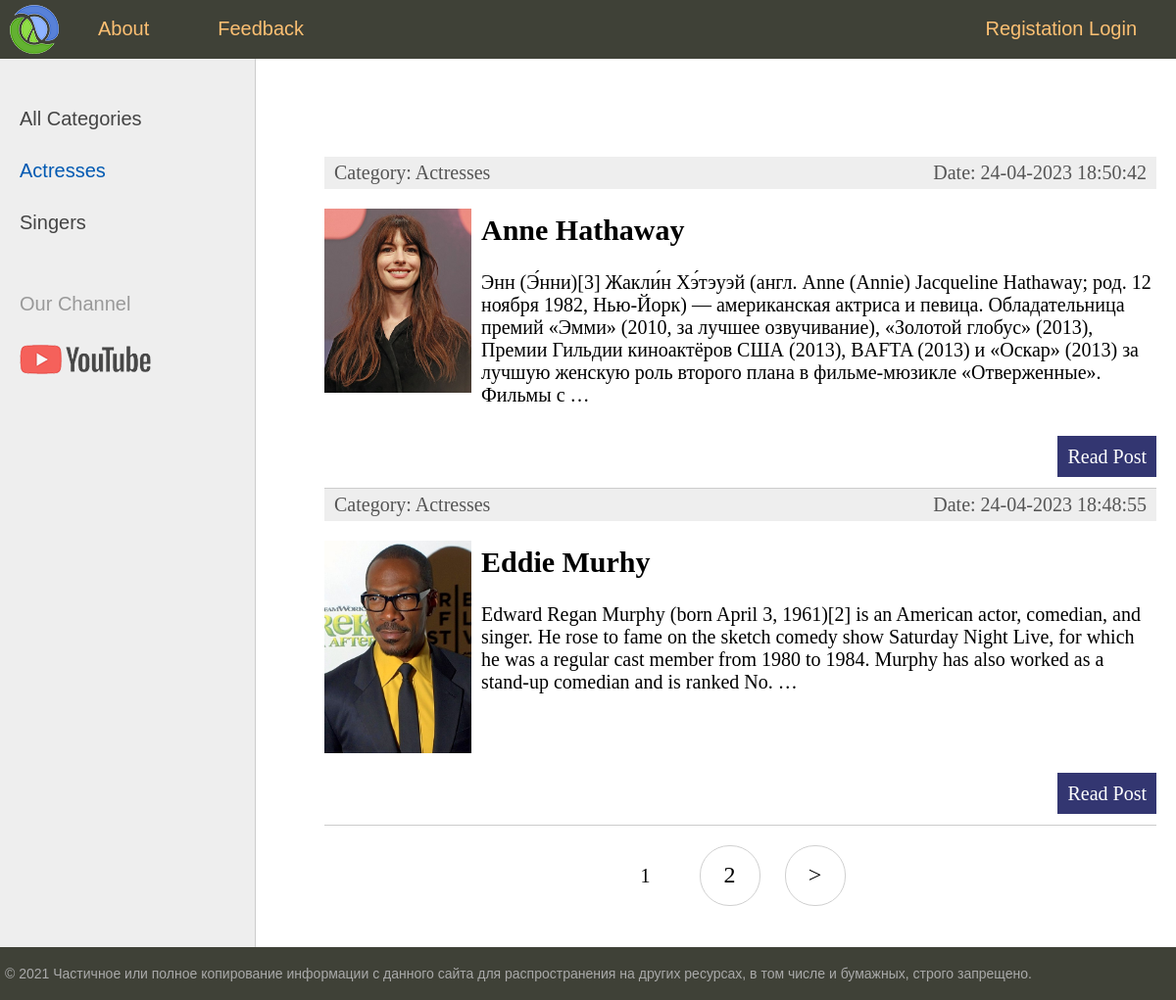
The app's page /category/actresses/ with its own data.
### women/models.py (models this page shows, shortened)
class Category(models.Model):
    name = models.CharField(max_length=255, db_index=True, verbose_name='Category')
    slug = models.SlugField(max_length=255, unique=True, db_index=True)
    def __str__(self):
        return self.name
    def get_absolute_url(self):
        return reverse("category", kwargs={"cat_slug": self.slug})
    class Meta:
        verbose_name = "Category"
        verbose_name_plural = "Categories"
        ordering = ['id']

class Women(models.Model):
    title = models.CharField(max_length=255)
    slug = models.SlugField(max_length=255, unique=True, db_index = True, verbose_name="URL")
    content = models.TextField(blank=False)
    photo = models.ImageField(upload_to='photos/%Y/%m/%d/')
    time_created = models.DateTimeField(auto_now_add=True)
    time_updated = models.DateTimeField(auto_now=True)
    is_published = models.BooleanField(default=True)
    cat = models.ForeignKey('Category', on_delete=models.PROTECT)
    def get_absolute_url(self):
        return reverse("post", kwargs={"post_slug": self.slug} )
    class Meta:
        verbose_name = "Famous People"
        verbose_name_plural = "Famous People"
        ordering = ['title']

### women/views.py (the view)
# urls.py: path('category/<slug:cat_slug>/', WomenCategory.as_view(), name='category'),
class WomenCategory(DataMixin, ListView):
    model = Women
    template_name = 'women/index.html'
    context_object_name = 'posts'
    allow_empty = False
    def get_queryset(self):
        return Women.objects.filter(cat__slug = self.kwargs['cat_slug'], is_published=True)
    def get_context_data(self, *, object_list=None, **kwargs):
        context = super().get_context_data(**kwargs)
        c_def = self.get_user_context(title = 'Category - ' + str(context['posts'][0].cat),
                                      cat_selected = context['posts'][0].cat_id)
        return dict(list(context.items()) + list(c_def.items()))

### women/utils.py (called while the page is built)
    def get_user_context(self, **kwargs):
        context = kwargs
        cats = Category.objects.all()
        user_menu = menu.copy()
        if not self.request.user.is_authenticated:
            user_menu.pop(1)
        context['menu'] = user_menu
        context['cats'] = cats
        if 'cat_selected' not in context:
            context['cat_selected'] = 0
        return context

### women/templates/women/index.html (shortened to what this page needs)
{% extends 'women/base.html' %}
{% block content %}
<ul class="list-articles">
	{% for p in posts %}
			<li>
				<div class="article-panel">
					<p class="first"> Category: {{p.cat}}</p>
					<p class="last"> Date: {{p.time_updated|date:"d-m-Y H:i:s"}}</p>
				</div>
				{% if p.photo %}
					<p> <img class="img-article-left thumb" src="{{p.photo.url}}"> </p>
				{% endif %}
				<h2>{{p.title}}</h2>
	{% autoescape on %}
	{{p.content|linebreaks|truncatewords:50}}
	{% endautoescape %}
			<p class="link-read-post"><a href="{{ p.get_absolute_url }}">Read Post</a></p>
			</li>
	{% endfor %}
</ul>
{% endblock %}

### women/templates/women/base.html (shortened to what this page needs)
{% load static %}
{% load women_tags %}
<!DOCTYPE html>
<html>
<head>
	<link type="text/css" href="{% static 'women/css/style.css' %}" rel="stylesheet" />
</head>
<body>
	<table class="table-page" border=0 cellpadding="0" cellspacing="0">
	<tr>
		<td valign=top>
		{% block mainmenu %}
			<div class="header">
				<ul id="mainmenu" class="mainmenu">
					<li class="logo">
						<a href="{% url 'home' %}">
							<div class="logo"></div>
						</a>
					</li>
					{% for m in menu %}
						<li>
							<a href="{% url m.url_name %}">{{m.title}}</a>
						</li>
					{% endfor %}
					{% if request.user.is_authenticated %}
						<li class="last"> {{user.username}} | <a href="{% url 'logout' %}"> Logout </a></li>
					{% else %}
						<li class='last'>
							<a href = "{% url 'register' %}"> Registation </a>
							<a href = "{% url 'login' %}"> Login </a>
						</li>
					{% endif %}
				</ul>
			</div>
		{% endblock mainmenu %}
	<table class="table-content" border=0 cellpadding="0" cellspacing="0">
	<tr>
	<td valign="top" class="left-chapters">
		<ul id="leftchapters">
			{% if cat_selected == 0 %}
				<li class="selected">All Categories</li>
			{% else %}
				<li> <a href="{% url 'home' %}">All Categories</a></li>
			{% endif %}
			{% for c in cats %}
				{% if c.pk == cat_selected %}
					<li class="selected">{{c.name}}</li>
				{% else %}
					<li><a href="{{ c.get_absolute_url }}">{{c.name}}</a></li>
				{% endif %}
			{% endfor %}
			<li class="share">
			<p>Our Channel</p>
			<a class="share-yt" href="https://www.youtube.com/channel/UClJzWfGWuGJL2t-3dYKcHTA/playlists" target="_blank" rel="nofollow"></a>
			</li>
		</ul>
	</td>
	<td valign="top" class="content">
	<div class="content-text">
		{% block content %}
		{% endblock %}
		{% if page_obj.has_other_pages %}
			<nav class="list-pages">
				<ul>
					{% for p in paginator.page_range %}
						{% if page_obj.number == p %}
							<li class="page-num page-num-selected"> {{p}} </li>
						{% elif p >= page_obj.number|add:-1 and p <= page_obj.number|add:1%}
							<li class="page-num">
								<a href="?page={{ p }}">{{ p }}</a>
							</li>
						{% endif %}
					{% endfor %}
					{% if page_obj.has_next %}
					 	<li class="page-num">
							<a href = "?page= {{page_obj.next_page_number}}">&gt;</a>
						</li>
					{% endif %}
				</ul>
			</nav>
		{% endif %}
	</div>
</td></tr></table>
</td></tr>
<tr>
	<td valign=top>
	<div id="footer">
		<p>&copy; 2021 Частичное или полное копирование информации с данного сайта для распространения на других ресурсах, в том числе и бумажных, строго запрещено.</p>
	</div>
</td></tr></table>
</body>
</html>

### women/static/women/css/style.css (style rules this page uses)
html, body { font-family: 'Arial'; margin: 0; padding: 0; height: 100%; width: 100%; color: #444; }
a { color: #0059b2; text-decoration: none; }
img { max-width: 600px; height: auto; }
img.img-article-left { max-width: 300px; height: auto; float: left; padding: 0 10px 10px 0; }
img.img-article-left.thumb { max-width: 150px; height: auto; }
p.link-read-post { text-align: right; }
p.link-read-post a { padding: 10px; min-width: 100px; background: #333671; color: #fff; text-decoration: none; }
div.article-panel { background: #eee; padding: 5px 10px 5px 10px; box-sizing: border-box; overflow: hidden; color: #555; }
div.article-panel p.first { margin: 0; float: left; }
div.article-panel p.last { margin: 0; float: right; }
ul.list-articles { list-style: none; margin: 0; padding: 0; }
ul.list-articles li { border-bottom: 1px solid #ccc; }
.table-page { width: 100%; height: 100%; vertical-align: top; }
.table-page tr { height: 100%; }
.header { background: #3F4137; height: 60px; }
.logo { background: url('../images/logo.png') no-repeat 10px 5px; width: 70px; height: 60px; }
ul.mainmenu { list-style: none; margin: 0; padding: 0; height: 60px; color: #fdc073; font-size: 20px; overflow: hidden; }
ul.mainmenu li { float: left; margin: 18px 40px 0 30px; }
ul.mainmenu li.logo { margin: 0; }
ul.mainmenu li.last { float: right; }
ul.mainmenu li a { color: #fdc073; text-decoration: none; }
.table-content { width: 100%; min-height: 100%; height: 100%; }
.left-chapters { margin: 0; background: #eee; border-right: 1px solid #ccc; min-height: 100%; }
.left-chapters ul { width: 230px; min-height: 100%; margin: 0; padding: 20px 10px 10px 20px; list-style: none; font-size: 20px; }
.left-chapters ul li { margin: 30px 0 0 0; color: #999; }
.left-chapters ul li.selected { color: #0059b2; }
.left-chapters ul li a { color: #444; text-decoration: none; }
.left-chapters ul li.share { margin: 60px 0 0 0; }
.left-chapters ul li.share p { margin: 30px 0 30px 0; }
.left-chapters ul li.share a { display: inline-block; width: 40px; height: 40px; margin: 0 20px 0 0; }
.left-chapters ul li.share a.share-yt { width: 100%; height: 30px; background: url('../images/share_yt.png') no-repeat 0 0 }
.content { padding: 40px 20px 20px 40px; width: 100%; box-sizing: border-box; }
.content-text { margin: 60px 0 0 30px; color: #000; font-size: 20px; font-family: Yandex Sans Display Light; }
#footer { box-sizing: border-box; background: #3F4137; padding: 5px; color: #aaa; font-size: 14px; font-family: Verdana, Geneva, Arial, Helvetica; text-align: left; overflow: hidden; }
.list-pages { text-align: center; margin: 0 0 20px 0; }
.list-pages ul { margin: 20px 0 0 0; padding: 0; list-style: none; }
.list-pages ul li { display: inline-block; margin: 0 20px 0 0; }
.list-pages a { color: #000; font-size: 24px; text-decoration: none; }
.list-pages .page-num, .page-num-selected { display: inline-block; width: 60px; height: 44px; padding: 16px 0 0 0; border: 1px solid #d0d0d0; border-radius: 30px; }
.list-pages .page-num-selected { border: none; color: #000; font-size: 20px; }

### records on screen
Category: name "Actresses"
Category: name "Singers"
Women: cat "Actresses", time_updated "24-04-2023 18:50:42", photo (picture), title "Anne Hathaway", content "Энн (Э́нни)[3] Жакли́н Хэ́тэуэй (англ. Anne (Annie) Jacqueline Hathaway; род. 12 ноября 1982, Нью-Йорк) — американская актриса и певица. Обладательница премий «Эмми» (2010, за лучшее озвучивание), «Золотой глобус» (2013), Премии Гильдии киноактёров США (2013), BAFTA (2013) и «Оскар» (2013) за лучшую женскую роль второго плана в фильме-мюзикле «Отверженные». Фильмы с …"
Women: cat "Actresses", time_updated "24-04-2023 18:48:55", photo (picture), title "Eddie Murhy", content "Edward Regan Murphy (born April 3, 1961)[2] is an American actor, comedian, and singer. He rose to fame on the sketch comedy show Saturday Night Live, for which he was a regular cast member from 1980 to 1984. Murphy has also worked as a stand-up comedian and is ranked No. …"

### other values on screen
{{ m.title }} "About" "Feedback"
{{ p }} "1"
{{ p }} "2"
